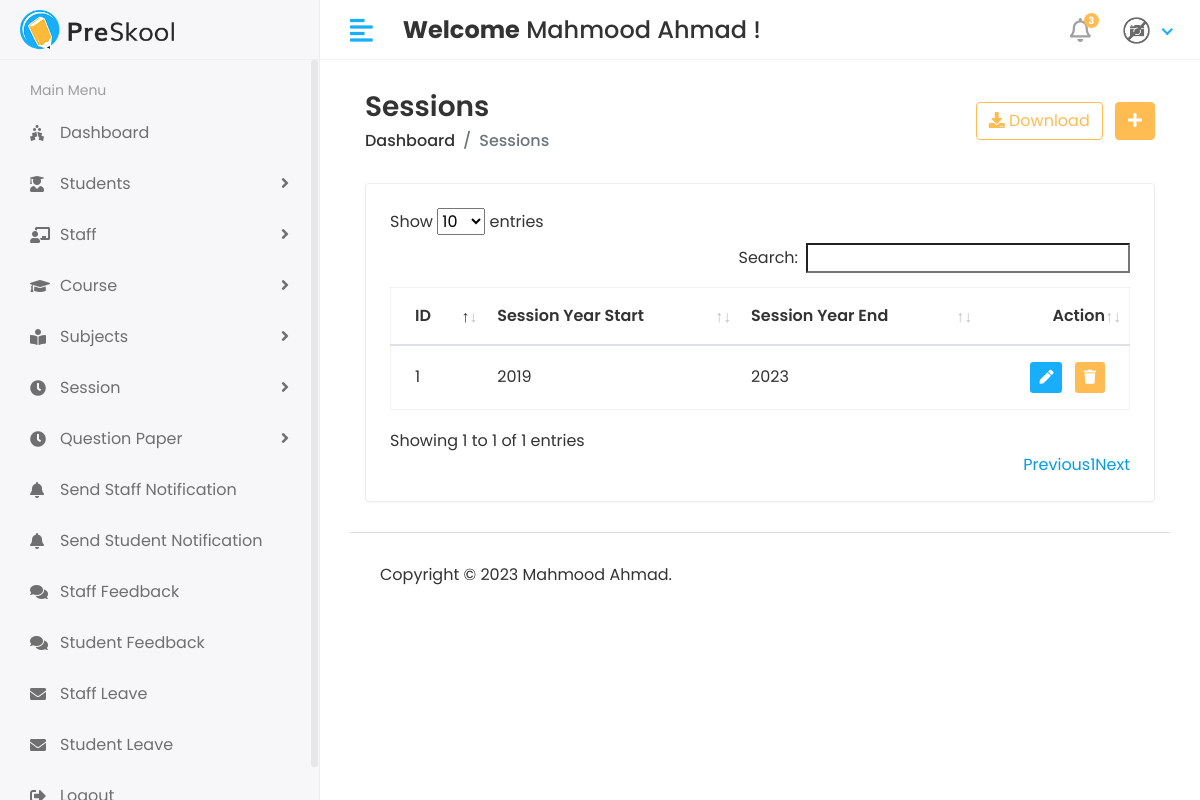
The page /hod/session/View (signed in) on the database as committed earlier.
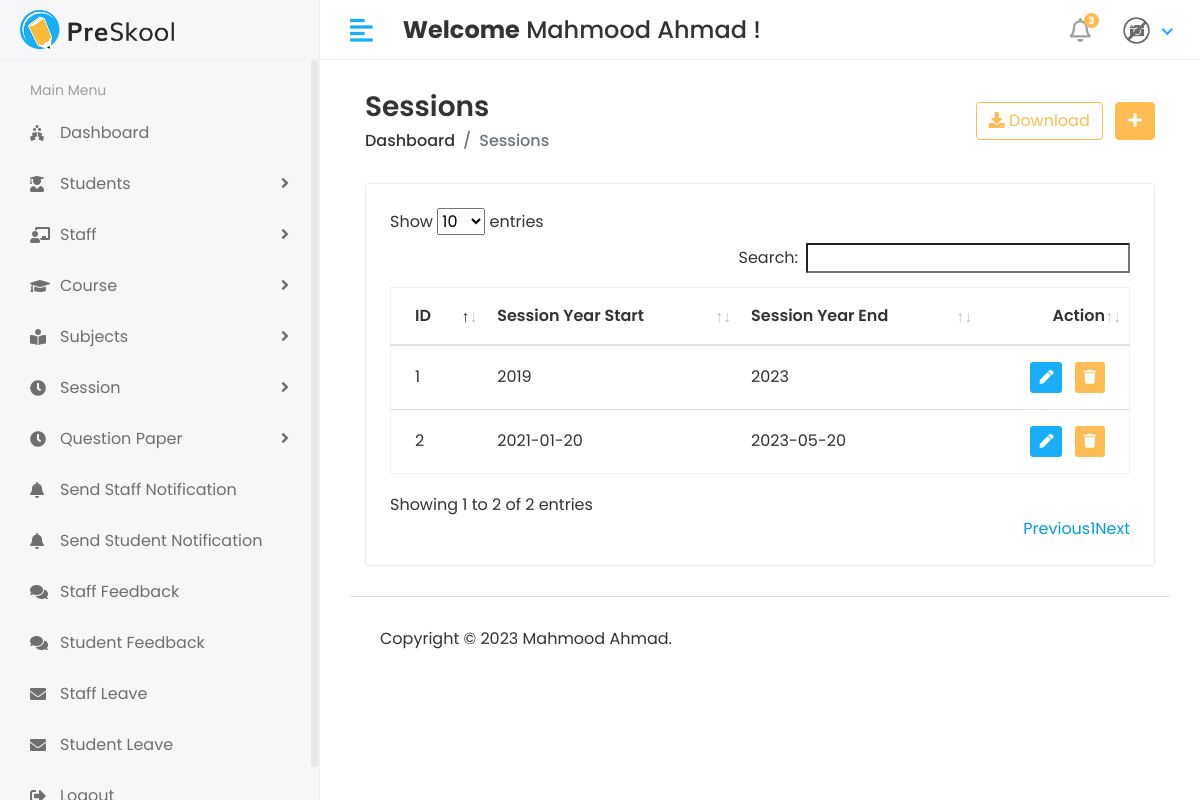
The same page on the database as committed later.
### app/models.py (models this page shows, shortened)
class Session_Year(models.Model):
    session_start = models.CharField(max_length=100)
    session_end = models.CharField(max_length=100)

### student_management_system/hod_views.py (the view)
# urls.py: path("hod/session/View", hod_views.VIEW_SESSION, name="view_session"),
@login_required(login_url='/')
def VIEW_SESSION(request):
    session = Session_Year.objects.all()
    context = {
        'session': session
    }
    return render(request, 'hod/view_session.html', context)

### templates/hod/view_session.html (shortened to what this page needs)
{% extends 'base.html' %}
{% block content %}
{% load static %}
<div class="content container-fluid">
   <div class="page-header">
      <div class="row align-items-center">
         <div class="col">
            <h3 class="page-title">Sessions</h3>
            <ul class="breadcrumb">
               <li class="breadcrumb-item"><a href="index.html">Dashboard</a></li>
               <li class="breadcrumb-item active">Sessions</li>
            </ul>
         </div>
         <div class="col-auto text-right float-right ml-auto">
            <a href="#" class="btn btn-outline-primary mr-2"><i class="fas fa-download"></i> Download</a>
            <a href="add-student.html" class="btn btn-primary"><i class="fas fa-plus"></i></a>
         </div>
      </div>
   </div>
   <div class="row">
      <div class="col-sm-12">
         <div class="card card-table">
            <div class="card-body">
               <div class="table-responsive">
                  <table id="table_id" class="table table-hover table-center mb-0">
                     <thead>
                        <tr>
                           <th>ID</th>
                           <th>Session Year Start</th>
                           <th>Session Year End</th>
                           <th class="text-right">Action</th>
                        </tr>
                     </thead>
                     <tbody>
                        {% for i in session %}
                        <tr>
                           <td>{{i.id}}</td>
                           <td>{{i.session_start}}</td>
                           <td>{{i.session_end}}</td>
                           <td class="text-right">
                              <div class="actions">
                                 <a href="{% url 'edit_session' i.id %}" class="btn btn-sm bg-success-light mr-2">
                                 <i class="fas fa-pen"></i>
                                 </a>
                                 <a href="{% url 'delete_session' i.id %}" class="btn btn-sm bg-danger-light">
                                 <i class="fas fa-trash"></i>
                                 </a>
                              </div>
                           </td>
                        </tr>
                        {% endfor %}
                     </tbody>
                  </table>
               </div>
            </div>
         </div>
      </div>
   </div>
</div>
{% endblock %}

Rows that differ between the two databases and show on the page:
added Session_Year: id "2", session_start "2021-01-20", session_end "2023-05-20"
Other text that changed with them:
text written by a page script: "Show entries Search: Showing 1 to 1 of 1 entries Previous 1 Next" → "Show entries Search: Showing 1 to 2 of 2 entries Previous 1 Next"
